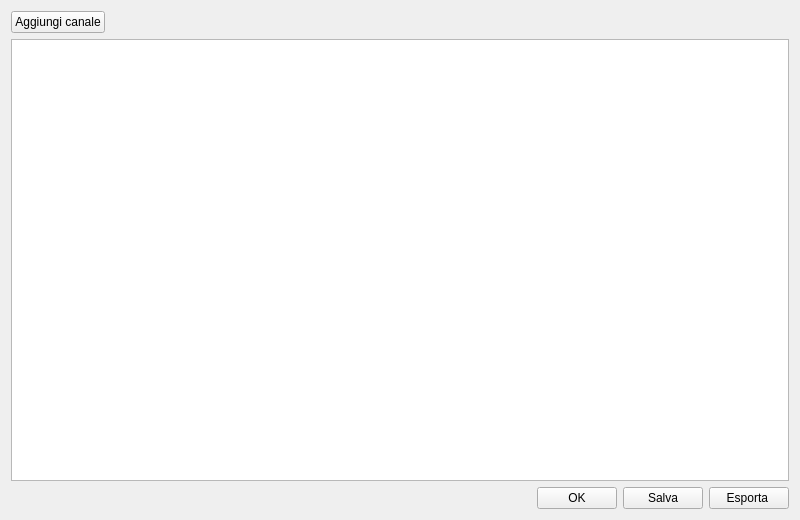
<?xml version="1.0" encoding="UTF-8"?>
<ui version="4.0">
 <class>PacketSettingsDialog</class>
 <widget class="QWidget" name="PacketSettingsDialog">
  <property name="geometry">
   <rect>
    <x>0</x>
    <y>0</y>
    <width>800</width>
    <height>520</height>
   </rect>
  </property>
  <property name="minimumSize">
   <size>
    <width>800</width>
    <height>520</height>
   </size>
  </property>
  <property name="maximumSize">
   <size>
    <width>800</width>
    <height>520</height>
   </size>
  </property>
  <property name="windowTitle">
   <string>Impostazioni Canali</string>
  </property>
  <property name="windowIcon">
   <iconset resource="../Resource.qrc">
    <normaloff>:/images/icons/channels.png</normaloff>:/images/icons/channels.png</iconset>
  </property>
  <layout class="QGridLayout" name="gridLayout">
   <item row="0" column="0">
    <layout class="QHBoxLayout" name="horizontalLayout_2">
     <item>
      <widget class="QPushButton" name="buttonAddRow">
       <property name="text">
        <string>Aggiungi canale</string>
       </property>
       <property name="icon">
        <iconset resource="../mapgraphics/resources.qrc">
         <normaloff>:/icons/images/edit_add.png</normaloff>:/icons/images/edit_add.png</iconset>
       </property>
      </widget>
     </item>
     <item>
      <spacer name="horizontalSpacer_2">
       <property name="orientation">
        <enum>Qt::Horizontal</enum>
       </property>
       <property name="sizeHint" stdset="0">
        <size>
         <width>40</width>
         <height>20</height>
        </size>
       </property>
      </spacer>
     </item>
    </layout>
   </item>
   <item row="1" column="0">
    <widget class="QTableView" name="table">
     <property name="styleSheet">
      <string notr="true">alternate-background-color: #353535;</string>
     </property>
     <property name="alternatingRowColors">
      <bool>true</bool>
     </property>
     <property name="selectionMode">
      <enum>QAbstractItemView::SingleSelection</enum>
     </property>
     <property name="selectionBehavior">
      <enum>QAbstractItemView::SelectRows</enum>
     </property>
     <property name="cornerButtonEnabled">
      <bool>false</bool>
     </property>
     <attribute name="horizontalHeaderStretchLastSection">
      <bool>true</bool>
     </attribute>
    </widget>
   </item>
   <item row="2" column="0">
    <layout class="QHBoxLayout" name="horizontalLayout">
     <item>
      <spacer name="horizontalSpacer">
       <property name="orientation">
        <enum>Qt::Horizontal</enum>
       </property>
       <property name="sizeHint" stdset="0">
        <size>
         <width>40</width>
         <height>20</height>
        </size>
       </property>
      </spacer>
     </item>
     <item>
      <widget class="QPushButton" name="buttonOK">
       <property name="text">
        <string>OK</string>
       </property>
      </widget>
     </item>
     <item>
      <widget class="QPushButton" name="buttonSave">
       <property name="text">
        <string>Salva</string>
       </property>
      </widget>
     </item>
     <item>
      <widget class="QPushButton" name="exportButton">
       <property name="text">
        <string>Esporta </string>
       </property>
      </widget>
     </item>
    </layout>
   </item>
  </layout>
 </widget>
 <resources>
  <include location="../Resource.qrc"/>
  <include location="../mapgraphics/resources.qrc"/>
 </resources>
 <connections/>
</ui>
